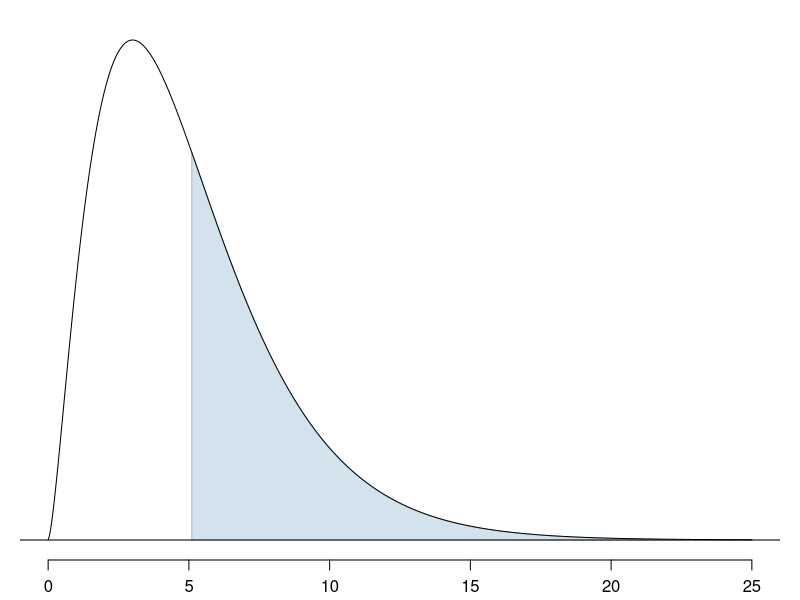

Here is the R script that generated this plot:
pdf('chiSquareAreaAbove5Point1WithDF5.pdf', 5, 3)
par(mar=c(2, 1, 1, 1), mgp=c(2.1, 0.8, 0), las=1)
x <- seq(0, 25, 0.05)
y <- dchisq(x, 5)
plot(x, y, type='l', axes=FALSE)
abline(h=0)
axis(1)

these <- which(x > 5.1)
X <- x[c(these[1], these, rev(these)[1])]
Y <- c(0, y[these], 0)
polygon(X, Y, col='#2277AA33', border='#00000044')

dev.off()